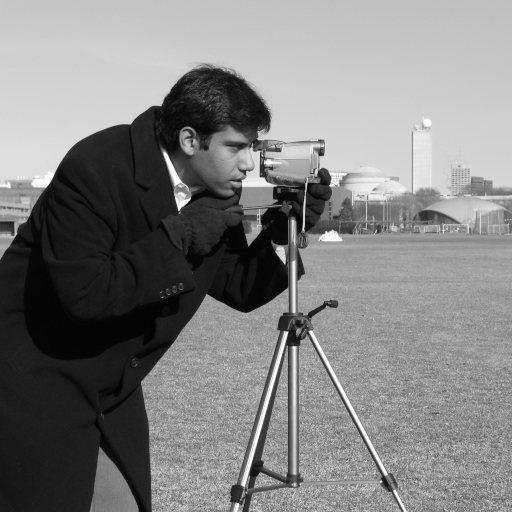
#> input picture skimage.data.camera(), 512 x 512 px
$ jupyter execute Lab7_Image_Segmentation_Feature_Extraction_executed.ipynb   (shell and % lines are left out)
#> lines starting #> are read from the running program, lines starting #| are printed output that depends on the picture; after the words box and inside, x2 and y2 are one past the last pixel; in counts of white or black regions, pixels touching at a corner belong together
# Lab 7 — Image Segmentation and Feature Extraction
**Course:** ARTI407 – Image Processing
**College of Computer Science and Information Technology**
**Imam Abdulrahman Bin Faisal University**

This notebook contains:
1. The two examples from the lab manual (Canny Edge Detection, Harris Corner Detection).
2. The assessment task (Otsu's thresholding).

## Setup — Import libraries

[cell 1]
import cv2
import numpy as np
import matplotlib.pyplot as plt
from skimage import data   # provides sample images (camera, checkerboard, coins, ...)

# Make plots show inside the notebook

## Task 1 — Canny Edge Detection

An **edge** is where brightness changes sharply. Canny (1986) finds edges in 5 steps: Gaussian blur → gradients → non-maximum suppression (thin the edges) → double thresholding → hysteresis (keep weak edges only if they connect to strong ones).

`cv2.Canny(img, T_low, T_high)`:
- `T_low` = lower threshold (weak edges)
- `T_high` = upper threshold (strong edges)
- Rule of thumb: `T_high ≈ 2×T_low` or `3×T_low`.

[cell 2]
# --- Code from the lab manual ---
img = data.camera()
#> img is the input picture: shape (512, 512); min 0, max 255, mean 129.1

edges = cv2.Canny(img, 30, 100)
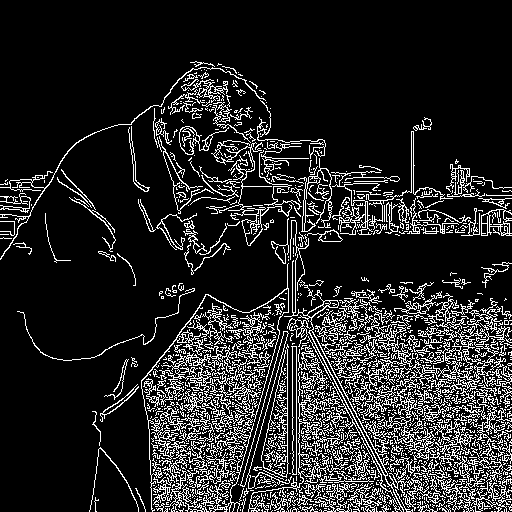
#> edges: shape (512, 512); 14.8% white in thin lines or dots, all inside (x1, y1, x2, y2) = (0, 61, 512, 512)

plt.subplot(121), plt.imshow(img, cmap='gray')
plt.title('Original Image'), plt.xticks([]), plt.yticks([])
plt.subplot(122), plt.imshow(edges, cmap='gray')
plt.title('Edge Image'), plt.xticks([]), plt.yticks([])
plt.show()

## Task 2 — Harris Corner Detection

A **corner** is a point where the image changes in *two* different directions — which makes corners highly distinctive (useful for matching, tracking, camera calibration).

- Large positive `R` → corner
- Large negative `R` → edge
- Small `R` → flat region

Parameters: `blockSize` (window size), `ksize` (Sobel kernel size), `k` (sensitivity, typically 0.04–0.06).

> **Note:** OpenCV uses BGR order, so `(0, 0, 255)` is red.

[cell 3]
# --- Code from the lab manual ---
board = data.checkerboard()
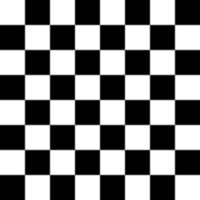
#> input picture skimage.data.checkerboard(), 200 x 200 px
#> board is the input picture: shape (200, 200); min 0, max 255, mean 127.5
image = cv2.cvtColor(board, cv2.COLOR_GRAY2BGR)
image = cv2.resize(image, (400, 400), interpolation=cv2.INTER_NEAREST)
#> image: shape (400, 400, 3)

# Convert to grayscale
gray = cv2.cvtColor(image, cv2.COLOR_BGR2GRAY)
gray = np.float32(gray)

# Harris Corner Detection
harris = cv2.cornerHarris(gray, blockSize=2, ksize=3, k=0.04)
harris = cv2.dilate(harris, None)   # to mark corners more clearly
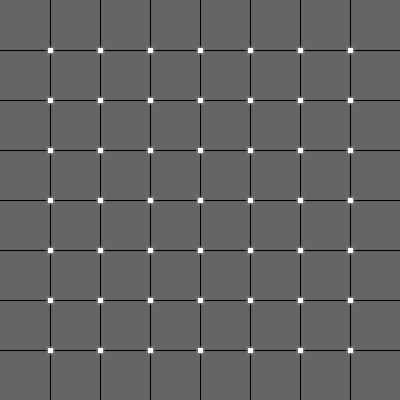
#> harris: shape (400, 400) float32; min -7035756, max 10662178, mean -135946.1; drawn with min black and max white

# Threshold for detecting strong corners
threshold = 0.01 * harris.max()
#> threshold = 106621.8
corner_coords = np.argwhere(harris > threshold)
#> corner_coords = 3675 pairs, first value 46 to 354, second value 46 to 354

# Draw larger red dots (radius = 7)
for y, x in corner_coords:
    cv2.circle(image, (x, y), radius=7, color=(0, 0, 255), thickness=-1)  # -1 = filled
#> this loop made 3675 passes
#> (y, x) on passes 1 to 3: (46, 46), (46, 47), (46, 48)
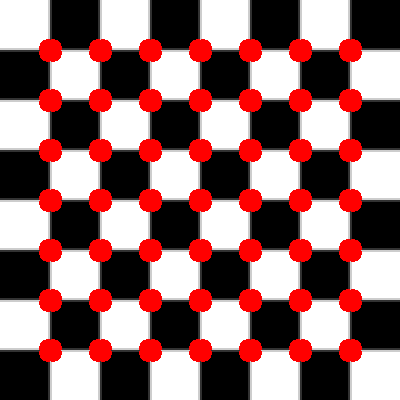
#> image: shape (400, 400, 3); mean B, G, R 110, 110, 145

# Display
plt.imshow(cv2.cvtColor(image, cv2.COLOR_BGR2RGB))
plt.title('Harris Corners with Bigger Red Dots')
plt.axis('off')
plt.show()

## Simple (Global) Binary Thresholding
The most basic segmentation: pick a fixed threshold `T` and turn every pixel above it white, below it black.

[cell 4]
img = cv2.imread('plant.jpg', 0)
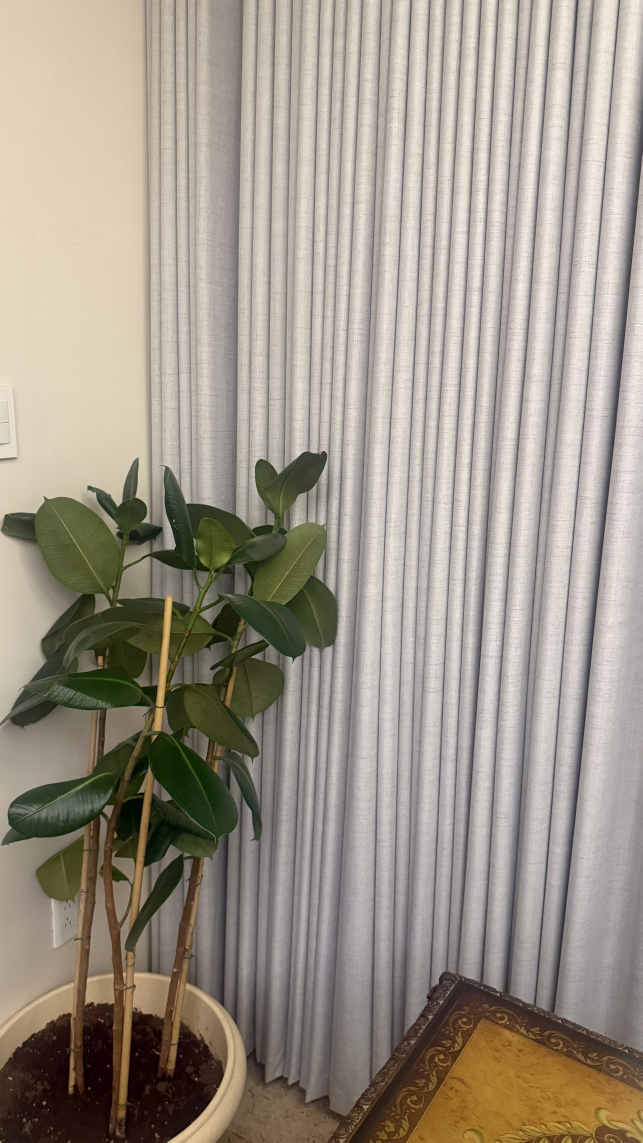
#> input picture plant.jpg, 3213 x 5712 px (shown at 1/5 size)
#> img: shape (5712, 3213); min 0, max 255, mean 150.8

T, otsu = cv2.threshold(img, 0, 255, cv2.THRESH_BINARY + cv2.THRESH_OTSU)
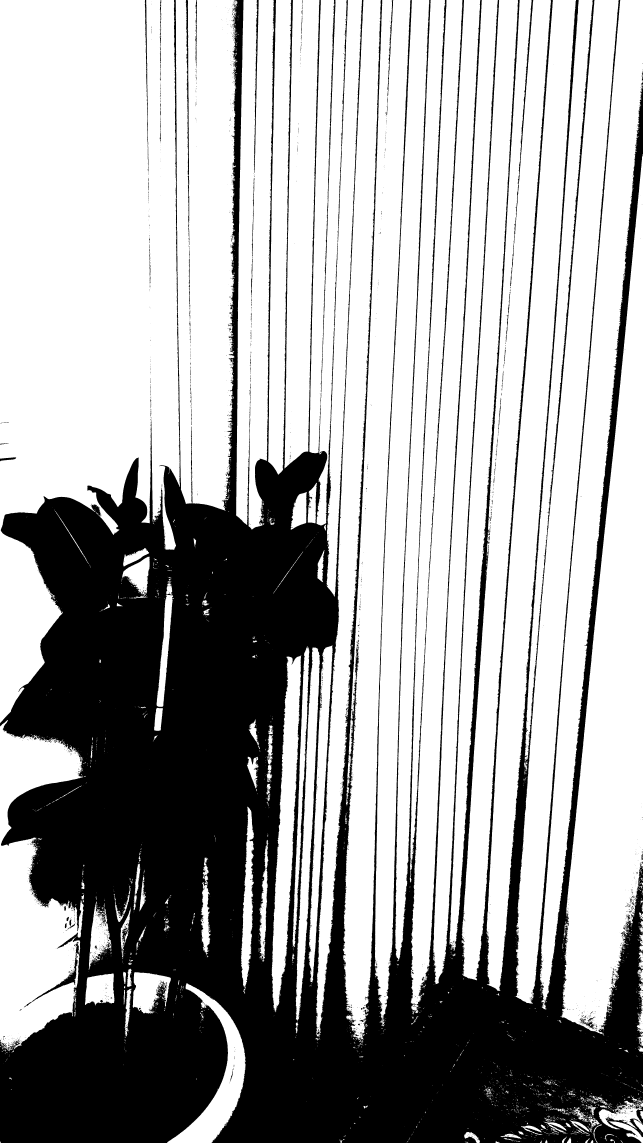
#> otsu: shape (5712, 3213) (shown at 1/5 size); 65.7% white; 3665 black regions (3398 under 20 px), largest, box (x1, y1, x2, y2) and area: (0, 0, 3213, 5712) 6221378, (1610, 0, 1678, 1786) 7866, (928, 0, 947, 1185) 6494
#> T = 134

plt.figure(figsize=(10,3))

plt.subplot(1,3,1)
plt.imshow(img, cmap='gray')
plt.title('Original')
plt.axis('off')

plt.subplot(1,3,2)
plt.hist(img.ravel(), bins=256)
plt.title('Histogram')

plt.subplot(1,3,3)
plt.imshow(otsu, cmap='gray')
plt.title(f'Otsu (T={T:.2f})')
plt.axis('off')

plt.show()
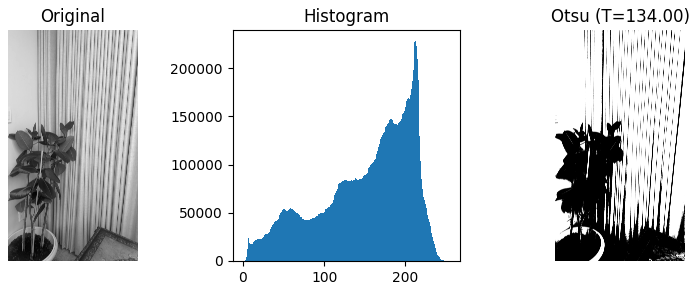
#> figure drawn by matplotlib, 3 panels; panel 2: tallest bar 228057 high, from x = 212.2 to 213.2

## Q1 — Otsu's Thresholding (Assessment Task)
Otsu picks `T` **automatically** by maximizing the between-class variance — assumes the histogram has two peaks (foreground + background).

show the original image, its histogram, and the thresholded image.

[cell 5]
img = data.coins()
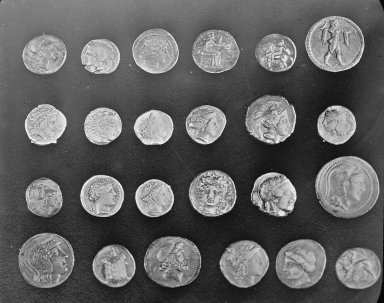
#> input picture skimage.data.coins(), 384 x 303 px
#> img is the input picture: shape (303, 384); min 1, max 252, mean 96.9

# Otsu thresholding
T, otsu = cv2.threshold(img, 0, 255, cv2.THRESH_BINARY + cv2.THRESH_OTSU)
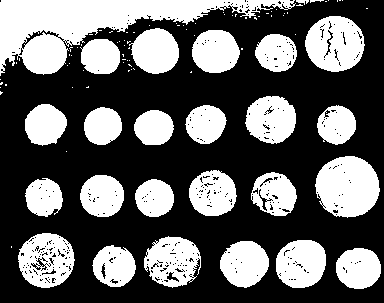
#> otsu: shape (303, 384); 38.8% white; 96 white regions (70 under 20 px), largest, box (x1, y1, x2, y2) and area: (0, 0, 296, 76) 8792, (315, 156, 380, 218) 3062, (305, 16, 365, 72) 2459
#> T = 107

# Display
plt.figure(figsize=(12,4))

# Original
plt.subplot(1,3,1)
plt.imshow(img, cmap='gray')
plt.title('Original')
plt.axis('off')

# Histogram
plt.subplot(1,3,2)
plt.hist(img.ravel(), bins=256)
plt.title('Histogram')

# Otsu result
plt.subplot(1,3,3)
plt.imshow(otsu, cmap='gray')
plt.title(f'Otsu (T={T:.2f})')
plt.axis('off')

plt.show()
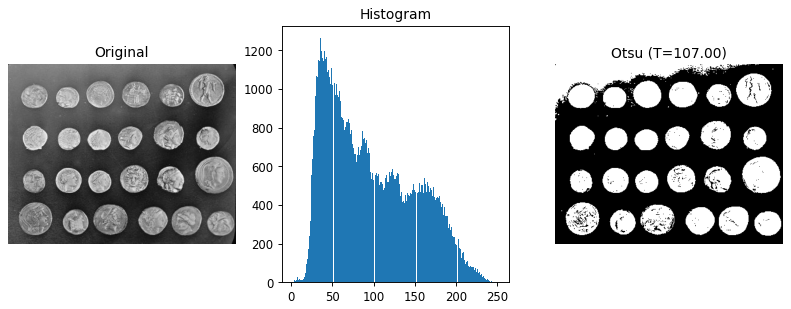
#> figure drawn by matplotlib, 3 panels; panel 2: tallest bar 1264 high, from x = 35.32 to 36.3
